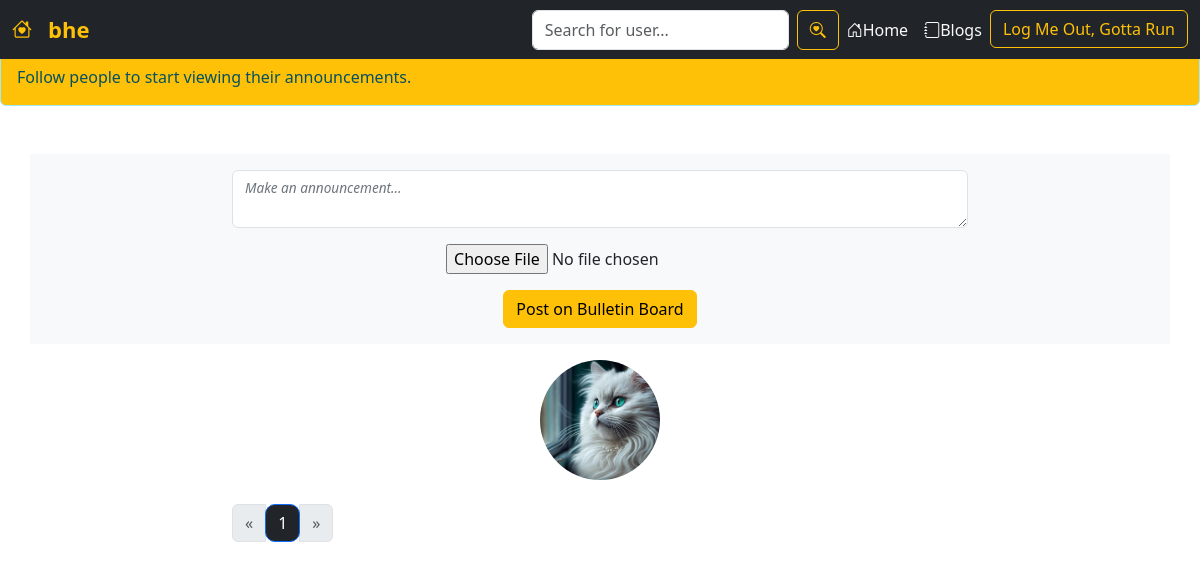
The app's page /bulletin-board-all/ (signed in), older data.
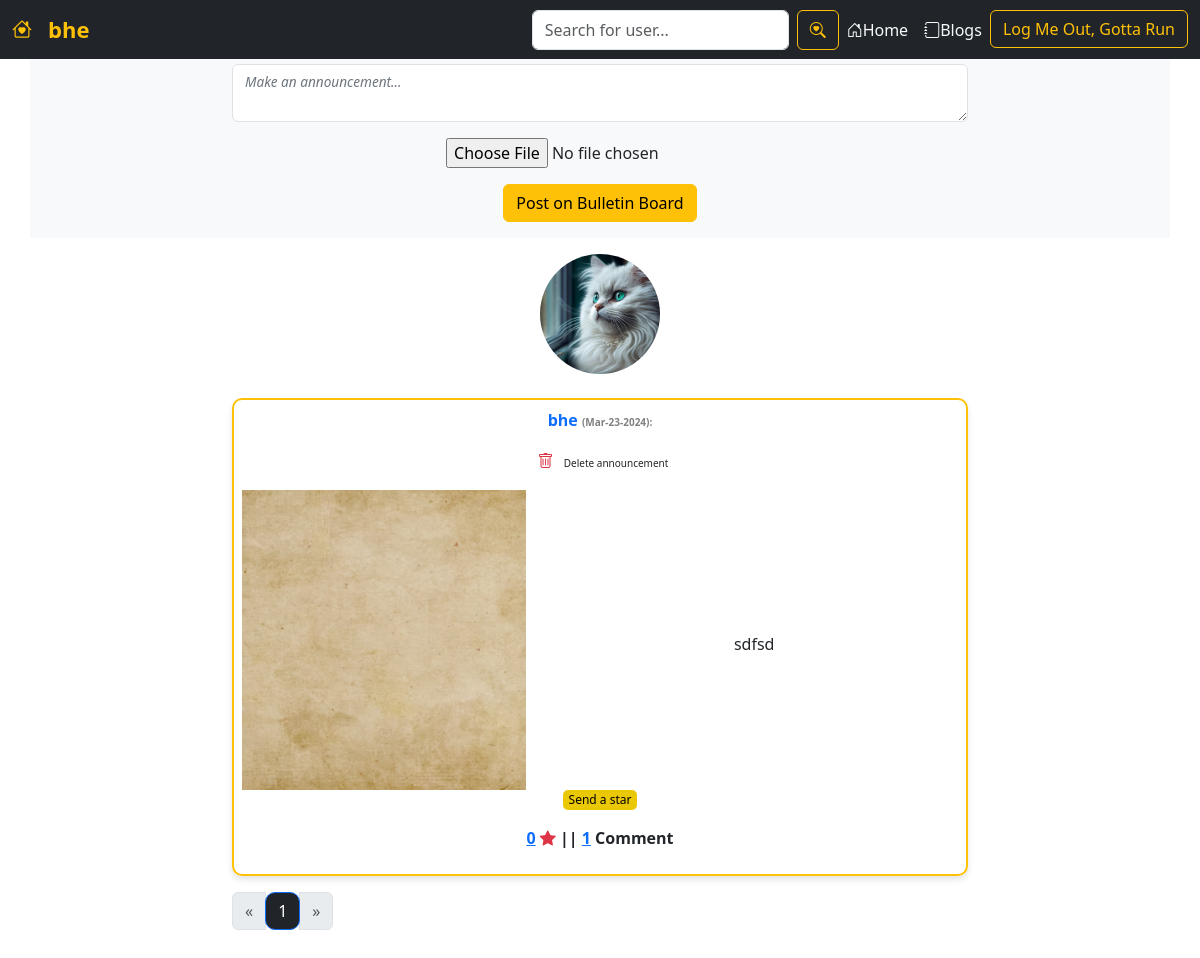
The same page, newer data.
### users/models.py (models this page shows, shortened)
class BulletinBoard(models.Model):
    id = models.UUIDField(primary_key=True, default=uuid.uuid4)
    user = models.CharField(max_length=100)
    content = models.TextField()
    image = models.ImageField(default='read-me.jpg', upload_to='announcement_pics')
    liked = models.ManyToManyField(User, default=None, blank=True, related_name='liked')
    created_at = models.DateTimeField(default=datetime.now)
    no_of_likes = models.IntegerField(default=0)
    no_of_comments = models.IntegerField(default=0)
    highlight = models.BooleanField(default=False)

### users/views.py (the view)
# urls.py: path('bulletin-board-all/', views.show_bulletin_board, name='show-bulletin-board'),
def show_bulletin_board(request):
    try:
        user_object = User.objects.get(username=request.user.username)
        user_profile = Profile.objects.get(user=user_object)
    except User.DoesNotExist:
        user_profile = None
    except Profile.DoesNotExist:
        user_profile = None
    user_following_list = []
    feed = []
    user_following = FollowersCount.objects.filter(follower=request.user.username)
    for users in user_following:
        user_following_list.append(users.user)
    for usernames in user_following_list:
        feed_lists = BulletinBoard.objects.filter(user=usernames)
        feed.append(feed_lists)
    user_posts = BulletinBoard.objects.filter(user=request.user)
    highlighted_posts = BulletinBoard.objects.filter(highlight=True)
    feed_list = list(chain(*feed)) + list(user_posts) + list(highlighted_posts)
    feed_list = sorted(feed_list, key=lambda x: x.created_at, reverse=True)
    if not feed_list and request.user.is_authenticated:
        messages.info(request, "Follow people to start viewing their announcements.")
    paginator = Paginator(feed_list, 18)
    page_number = request.GET.get('page', 1)
    try:
        posts = paginator.page(page_number)
    except PageNotAnInteger:
        posts = paginator.page(1)
    except EmptyPage:
        posts = paginator.page(paginator.num_pages)
    return render(request, 'users/bulletin-board.html', {'user_profile': user_profile, 'posts': posts})

### users/templates/users/bulletin-board.html (shortened to what the changed rows need)
{% extends 'users/base.html' %}
{% block content %}
<section id="bulletin-board" class="mt-5">
        {% if messages %}
        {% for message in messages %}
        <div class="alert alert-{{ message.tags }} bg-warning">
            {{ message|safe }}
        </div>
        {% endfor %}
        {% endif %}
    <div class="container mb-0 pb-5 mt-5">
        <div class="row justify-content-center bg-light py-3">
    </div>
        <div class="text-center mt-3">
            <img width="120" height="120" style="object-fit:cover; border-radius:60px;" src="/pictures/profile_pictures/profilepic.jpg"/><br>
        </div>
        <div class="text-center pt-3">
        </div>
        <div class="row justify-content-center">
            <div class="col-md-8 text-center">
                {% for post in posts %}
                    {% if post.highlight %}
                    <div class="bg-light border border-2 border-warning p-2 mb-3" style="
                    border-radius:10px;
                    box-shadow: 0 4px 6px rgba(0, 0, 0, 0.1);
                    ">
                    <div class="">
                        <p style="font-size:12px;
                                font-weight:bolder; color:rgb(255, 191, 0);
                                margin-bottom: 1px;">HIGHLIGHT</p>
                            <p class="fw-bold text-warning">
                                <a href="{% url 'profile' username=post.user %}" style="text-decoration: none;">
                        <p class="fw-bold text-warning">
                            <a href="{% url 'profile' username=post.user %}" style="text-decoration: none;">
                                <i class="bi bi-check-circle-fill text-warning"></i>
                                 <span>{{ post.user }}</span>
                            </a>
                                <span style="font-size:10px; color:gray;">
                                ({{ post.created_at|date:"M-d-Y" }} || {{ post.created_at|time:"g:i A" }}):
                            </span>
                        </p>
                        {% if post.user == user.username %}
                        <form action="{% url 'users:delete-post' post.id %}" method="POST">
                            {% csrf_token %}
                            <button type="submit" class="text-danger" style="border:none; background-color:white;"><i class="bi bi-trash"></i></button>
                            <span style="font-size: 10px; ">Delete announcement</span>
                        </form>
                    {% endif %}
                    <div class="row align-items-center pt-3">
                        <div class="col-lg-5">
                            <a href="{{ post.image.url }}" data-lightbox="image" class="lightbox-link">
                            <img src="{{ post.image.url }}" style="object-fit:cover; width:100%; height: 300px;">
                            <div class="close-button"></div>
                            </a>
                        </div>
                        <div class="col-lg-7">
                            <p class="text-muted my-4" style="text-align: left;">
                                <div class="bulletin-post" id="post{{ post.id }}">
                                    {{ post.content|truncatewords:60 }}
                                    {% if post.content|wordcount > 60 %}
                                        <span class="full-text" style="display: none;">
                                            {{ post.content }}
                                        </span>
                                        <a href="#" class="toggle-link" style="
                                        text-decoration:none;
                                        color:blue;">Show more</a>
                                    {% endif %}
                                </div>
                            </p>
                        </div>
                    </div>
                    {% else %}
                    <div class="border border-2 border-warning p-2 mb-3" style="
                        border-radius:10px;
                        box-shadow: 0 4px 6px rgba(0, 0, 0, 0.1);
                        ">
                        <div class="">
                            <p class="fw-bold text-warning">
                                <a href="{% url 'profile' username=post.user %}" style="text-decoration: none;">
                                    <span>{{ post.user }}</span>
                                </a>
                                    <span style="font-size:10px; color:gray;">
                                    ({{ post.created_at|date:"M-d-Y" }}):
                                </span>
                            </p>
                            {% if post.user == user.username %}
                            <form action="{% url 'users:delete-post' post.id %}" method="POST">
                                <button type="submit" class="text-danger" style="border:none; background-color:white;"><i class="bi bi-trash"></i></button>
                                <span style="font-size: 10px; ">Delete announcement</span>
                            </form>
                        {% endif %}
                        <div class="row align-items-center pt-3">
                            <div class="col-lg-5">
                                <a href="{{ post.image.url }}" data-lightbox="image">
                                    <img src="{{ post.image.url }}" style="object-fit:cover; width:100%; height: 300px;">
                                </a>
                            </div>
                            <div class="col-lg-7">
                                <p class="text-muted my-4" style="text-align: left;">
                                    <div class="bulletin-post" id="post{{ post.id }}">
                                        {{ post.content|truncatewords:60 }}
                                    </div>
                                </p>
                            </div>
                        </div>
                    {% endif %}
                        </div>
                        <form action="{% url 'users:like-post' %}" method="POST" class="like-form" id="{{post.id}}">
                            <p class="fst-italic" style="font-size:12px;">
                                {% if user not in post.liked.all %}
                                <button type="submit" style="border:none; border-radius:5px; background-color:#ebc805;" class="like-btn{{post.id}}">
                                    Send a star
                                </button>
                                {% else %}
                                <button type="submit" style="border:none; border-radius:5px; background-color:#ebc805;" class="like-btn{{post.id}}">
                                    Unsend star
                                </button>
                                {% endif %}
                                <div class="d-inline fw-bold">
                                    <a href="{% url 'users:likers' post.id %}"
                                    {% comment %} data-bs-toggle="modal" data-bs-target="#likersModal"> {% endcomment %}
                                        <span class="like-count{{post.id}}">{{ post.no_of_likes }}</a></span>
                                    <span><i class="bi bi-star-fill text-danger"></i></span> ||
                                    <a href="{% url 'users:likers' post.id %}">
                                        <span>{{ post.no_of_comments }}</span></a>
                                        {% if post.no_of_comments == 1 %}Comment
                                        {%else%} Comments {% endif %}
                                </div>
                            </p>
                        </form>
                    </div>
                    {% endfor %}
                <div class="pagination">
                    <nav aria-label="Page navigation example">
                        <ul class="pagination">
                            {% for page_num in posts.paginator.page_range %}
                            <li class="page-item {% if page_num == posts.number %}active{% endif %}">
                                <a class="page-link bg-dark" style="
                                border-radius:10px;" href="?page={{ page_num }}">{{ page_num }}</a>
                            </li>
                            {% endfor %}
                        </ul>
                    </nav>
                </div>
            </div>
        </div>
    </div>
</section>
{% endblock %}

Row changes from the older to the newer data that the page shows:
added BulletinBoard: user "bhe", created_at "Mar-23-2024", shows "Delete announcement", image (picture), content "sdfsd", no_of_likes "0", no_of_comments "1", shows "Comment"
Text that changed along with them:
list line gone: "Follow people to start viewing their announcements."
